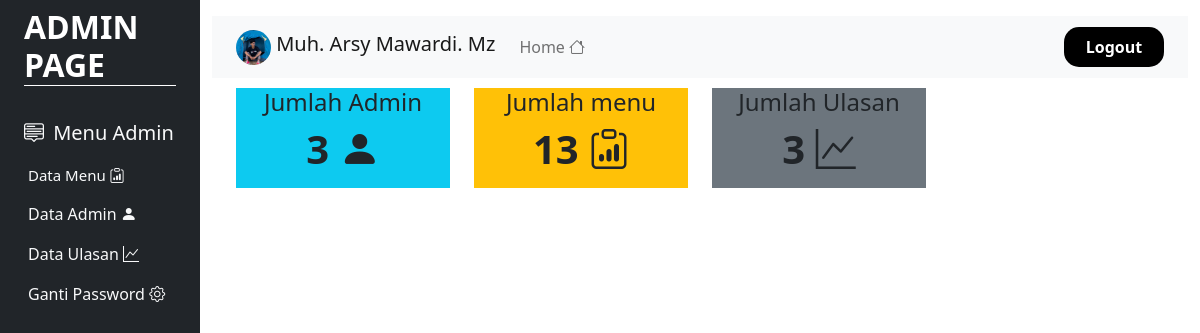
/admin/indexadmin.php (signed in), run on the app's committed database.
### tables this page shows
CREATE TABLE `user` (
  `id` varchar(30) NOT NULL,
  `username` varchar(50) NOT NULL,
  `email` varchar(50) NOT NULL,
  `jeniskelamin` enum('Laki-Laki','Perempuan','','') NOT NULL,
  `pekerjaan` varchar(50) NOT NULL,
  `password_user` varchar(50) NOT NULL,
  `thumbnail` varchar(255) NOT NULL,
  `level_user` varchar(15) NOT NULL
);

### admin/indexadmin.php (the view, shortened to what this page needs)
<!DOCTYPE html>
<html lang="en">
<head>
      <link rel="stylesheet" href="../css/bootstrap.min.css">
      <link rel="stylesheet" href="https://cdn.jsdelivr.net/npm/bootstrap-icons@1.8.1/font/bootstrap-icons.css">
</head>
<body>
	<?php
    include "../koneksi.php";
$query = mysqli_query($koneksi, "SELECT * FROM  user WHERE id='$_SESSION[id]'");
   $data = mysqli_fetch_array($query);
    ?>
<div class="container-fluid">
    <div class="row flex-nowrap">
        <div class="col-auto col-md-3 col-xl-2 px-sm-2 px-0 bg-dark ">
            <div class="d-flex flex-column align-items-center align-items-sm-start px-3 pt-2 text-white min-vh-100">
                <a href="# "class="d-flex align-items-center pb-3 mb-md-0 me-md-auto text-white text-decoration-none">
                    <h2 class="fw-bold d-none d-sm-inline" style="border-bottom:1px solid white; width:100%;">ADMIN PAGE</h2>
                </a>
                <ul class="nav nav-pills flex-column mb-sm-auto mb-0 align-items-center align-items-sm-start" id="menu">
                    <li>
                        <a href="#submenu1" data-bs-toggle="collapse" class="nav-link px-0 align-middle" style="font-size:20px;">
                           <i class="bi bi-menu-up text-light"></i> <span class="ms-1 d-none d-sm-inline text-light">Menu Admin</span> </a>
                        <ul class="collapse show nav flex-column ms-1" id="submenu1" data-bs-parent="#menu">
                            <li class="w-100">
                                <a href="datamenupage.php" class="nav-link px-0 text-light" style="font-size:15px;"> <span class="d-none d-sm-inline">Data Menu</span> <i class="bi bi-clipboard-data"></i></a>
                            </li>
                            <li>
                                <a href="menudataadminpage.php" class="nav-link px-0 text-light" style="font: size 15px;"> <span class="d-none d-sm-inline">Data Admin</span> <i class="bi bi-person-fill"></i> </a>
                            </li>
                            <li>
                                <a href="dataulasanpage.php" class="nav-link px-0 text-light" style="font: size 15px;"> <span class="d-none d-sm-inline">Data Ulasan </span><i class="bi bi-graph-up"></i></a>
                            </li>
                             <li>
                                <a href="gantipasswordadmin.php" class="nav-link px-0 text-light" style="font: size 15px;"> <span class="d-none d-sm-inline">Ganti Password</span> <i class="bi bi-gear"></i> </a>
                            </li>
                        </ul>
                    </li>
                </ul>
            </div>
        </div>
        <div class="col py-3">
          <nav class="navbar navbar-expand-lg navbar-light bg-light">
             <div class="container-fluid">
              <a class="navbar-brand">
                <img src="../images/<?=$data['thumbnail']?>" style="width :35px; height:35px; border-radius:50%;" class="d-inline-block align-text-top">
                <?=$data['username']?>
              </a>
              <div class="collapse navbar-collapse" id="navbarNav">
                <ul class="navbar-nav">
                   <li class="nav-item">
                     <a class="nav-link" href="indexadmin.php">Home <i class="bi bi-house"></i></a>
                   </li>
                </ul>
                <ul class="navbar-nav ms-auto">
                  <li class="nav-item" style="width:100px; background-color:black; text-align:center; border-radius:15px;">
                    <a class="nav-link active fw-bold" aria-current="page" href="../logout.php" style="color:white;">Logout</a>
                  </li>
               </ul>
             </div>
            </div>
          </nav>
<?php
$level="admin";
  include "../koneksi.php";
  $dataadmin = $koneksi->query("SELECT COUNT(*) as jumlah FROM user WHERE level_user='$level'")->fetch_assoc();
  $datamenu = $koneksi->query("SELECT COUNT(*) as jumlah FROM menu")->fetch_assoc();
  $dataulasan = $koneksi->query("SELECT COUNT(*) as jumlah FROM ulasan")->fetch_assoc();
?>
<section class="content">
      <div class="container-fluid">
        <div class="row">
          <div class="col-lg-3 col-6">
            <div class="small-box bg-info">
              <div class="inner" style="margin-top:10px; height:100px;">
                 <h4 style="text-align:center;">Jumlah Admin</h4>
                 <h1 class="fw-bold" style="text-align:center;"><?= $dataadmin['jumlah'] ?> <i class="bi bi-person-fill"></i></h1>
              </div>
            </div>
          </div>
          <div class="col-lg-3 col-6">
            <div class="small-box bg-warning">
              <div class="inner" style="margin-top:10px; height:100px;">
                 <h4 style="text-align:center;">Jumlah menu</h4>
                  <h1 class="fw-bold" style="text-align:center;"><?= $datamenu['jumlah']?>  <i class="bi bi-clipboard-data"></i></h1>
              </div>
            </div>
          </div>
          <div class="col-lg-3 col-6">
            <div class="small-box bg-secondary">
              <div class="inner" style="margin-top:10px; height:100px;">
                 <h4 style="text-align:center;">Jumlah Ulasan</h4>
                  <h1 class="fw-bold" style="text-align:center;"><?= $dataulasan['jumlah']?>  <i class="bi bi-graph-up"></i></h1>
              </div>
            </div>
          </div>
        </div>
      </div>
    </section>
</div>
</body>
</html>

### data on the page
user: thumbnail (picture), username "Muh. Arsy Mawardi. Mz"

### other printed values
$dataadmin['jumlah'] "3"
$datamenu['jumlah'] "13"
$dataulasan['jumlah'] "3"
